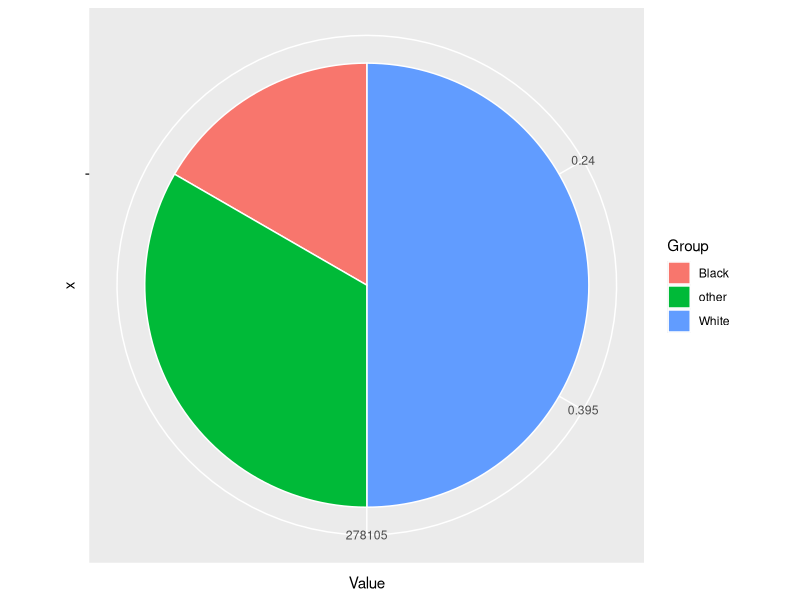
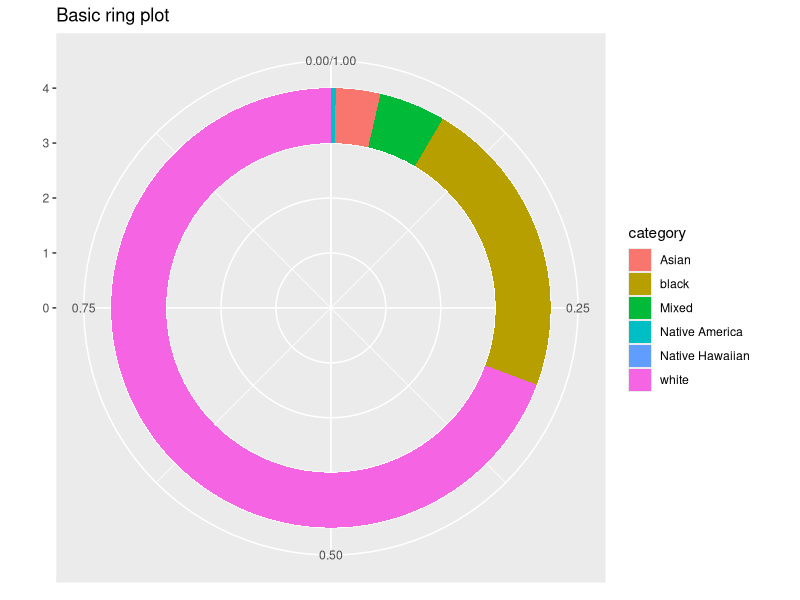

Write the R code that produced these figures, in order.
#libraries
library(ggplot2)
library(here)
library(dplyr)

#WD
DemoData_UOF<-read.csv(file=here('clean data/orlando/Orlando City DemoData UOF.csv'), stringsAsFactors = FALSE)
DemoData_Shootings<-read.csv(file=here('clean data/orlando/Orlando City DemoData Shootings.csv'), stringsAsFactors = FALSE)

table(data2 <- data.frame(
  Group=c("White","Black","other"),
  Value=c("278105","0.24","0.395")
  )
  )

ggplot(data2, aes(x="", y=Value, fill=Group)) +
  geom_bar(stat="identity", width=1, color="white") +
  coord_polar("y", start = 0)



data2 = data.frame(count=c(192770,61670,957,9084,50,13574), category=c("white","black", "Native America","Asian","Native Hawaiian","Mixed"))

  
data2$fraction = data2$count / sum(data2$count)
data2 = data2[order(data2$fraction), ]
data2$ymax = cumsum(data2$fraction)
data2$ymin = c(0, head(data2$ymax, n=-1))


ggplot(data2, aes(fill=category, ymax=ymax, ymin=ymin, xmax=4, xmin=3)) +
  geom_rect() +
  coord_polar(theta="y") +
  xlim(c(0, 4)) +
  labs(title="Basic ring plot")
